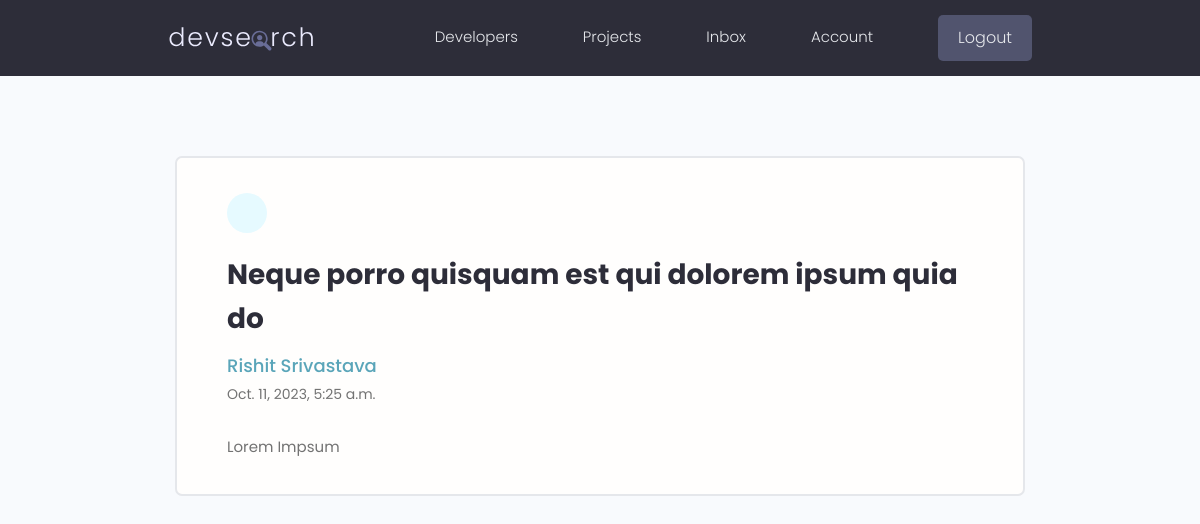
/message/75257be87ff34b3b9ef2cdb974144459 (signed in), run on the app's committed database.
### user/models.py (models this page shows, shortened)
class Message(models.Model):
    sender = models.ForeignKey(
        Profile, on_delete=models.SET_NULL, null=True, blank=True)
    recipient = models.ForeignKey(
        Profile, on_delete=models.SET_NULL, null=True, blank=True, related_name='messages')
    name = models.CharField(max_length=200, null=True, blank=True)
    email = models.EmailField(max_length=200, null=True, blank=True)
    subject = models.CharField(max_length=200, null=True, blank=True)
    body = models.TextField()
    created = models.DateTimeField(auto_now_add=True)
    is_read = models.BooleanField(default=False)
    id = models.UUIDField(default=uuid.uuid4, unique=True,
                          primary_key=True, editable=False)
    class Meta:
        ordering = ['-is_read', '-created']

### user/views.py (the view)
# urls.py: path('message/<str:id>',views.message,name='message'),
@login_required(login_url='login')
def message(request, id):
    profile = request.user.profile
    message = profile.messages.get(id=id)
    if not message.is_read:
        print('read message:'+str(message.is_read))
        message.is_read = True
        message.save()
        print(message.is_read)
    context = {'message': message}
    return render(request, 'user/message.html', context)

### user/templates/user/message.html (shortened to what this page needs)
{% extends 'main.html' %}
{% load static %}
{% block content %}
  <main class="messagePage my-xl">
    <div class="content-box">
      <div class="message">
        <a class="backButton" href="{% url 'inbox' %}"></a>
        <h2 class="message__subject">{{message.subject}}</h4>
          <a href="{% url 'profile' message.sender.id %}" class="message__author">{{message.name}}</a>
          <p class="message__date">{{message.created}}</p>
          <div class="message__body">
            {{message.body|linebreaksbr}}
          </div>
      </div>
    </div>
  </main>
  {% endblock content %}

### static/styles/app.css (style rules this page uses)
:root { --color-sub: #2d2d39; }
.content-box { width: 95%; max-width: 85rem; margin: 0 auto; }
.message { padding: 2.5rem 0; }
.message > a { display: flex; gap: 1rem; }
.message__author, .message__date { flex-basis: 25%; }
.message__subject { flex-basis: 50%; }
.message__date { text-align: right; }
.messagePage .message { list-style: none; background: var(--color-white); padding: 3.5rem 5rem; border: 2px solid var(--color-light); border-radius: 0.7rem; }
.messagePage .message__subject { font-size: 2.8rem; color: var(--color-sub); margin-bottom: 1rem; margin-top: 2rem; }
.messagePage .message__author { font-size: 1.8rem; font-weight: 500; }
.messagePage .message__date { font-size: 1.4rem; font-weight: 400; text-align: left; margin-bottom: 3rem; }
.backButton { background: var(--color-main-light); color: var(--color-main); width: 4rem; height: 4rem; display: flex; align-items: center; justify-content: center; border-radius: 50%; }

### static/uikit/styles/modules/_variables.css (style rules this page uses)
:root { --color-main: #5aa5b9; --color-main-light: #e6faff; --color-sub: #3f4156; --color-sub-light: #51546e; --color-sub-lighter: #ededfd; --color-text: #737373; --color-gray: #8b8b8b; --color-light: #e5e7eb; --color-light-gray: #767676; --color-bg: #f8fafd; --color-white: #fffefd; --color-white-light: #f3f3f3; --color-success: #359e64; --color-success-bg: #def8e8; --color-error: #fc4b0b; --color-error-bg: #fff2ee; --font-base: 'Poppins', arial, helvetica, 'Segoe UI', roboto, ubuntu, sans-serif; --font-monospace: 'Fira Code', 'Courier New', courier, monospace; --font-regular: 300; --font-medium: 500; --font-bold: 700; --generic-shadow: 1px 1px 5px #00000010; --generic-transition: all 0.3s ease-in-out; }

### static/uikit/styles/modules/_base.css (style rules this page uses)
* { margin: 0; padding: 0; box-sizing: border-box; text-rendering: optimizeLegibility; color: inherit; font-size: inherit; }
html { font-size: 50%; }
@media only screen and (min-width: 480px) { html { font-size: 56.25%; } }
@media only screen and (min-width: 1200px) { html { font-size: 62.5%; } }
body { line-height: 1.6; font-weight: 400; font-size: 1.5rem; color: var(--color-text); background-color: var(--color-bg); min-height: 100vh; }

### static/uikit/styles/modules/_typography.css (style rules this page uses)
* { font-family: var(--font-base); }
h2 { font-size: 3.6rem; font-weight: var(--font-bold); }
p, span, strong { font-size: 1.6rem; color: var(--color-text); font-weight: var(--font-regular); }
a { padding-bottom: 2px; text-decoration: none; display: inline-block; color: var(--color-main); font-weight: var(--font-medium); }

### static/uikit/styles/modules/_utilities.css (style rules this page uses)
.my-xl { margin: 8rem auto; }

### data on the page
Message: subject "Neque porro quisquam est qui dolorem ipsum quia do", name "Rishit Srivastava", created "Oct. 11, 2023, 5:25 a.m.", body "Lorem Impsum"
